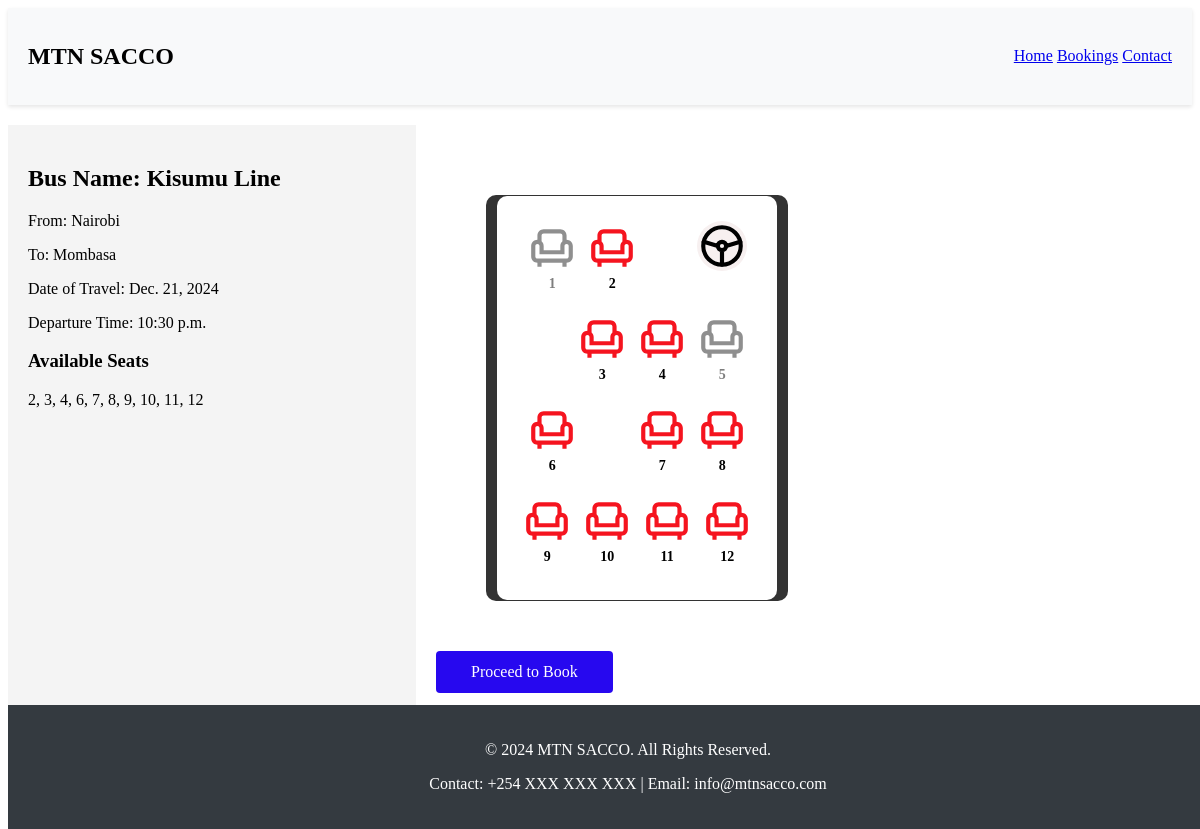
The app's page /bus/6/ with its own data.
### main/models.py (models this page shows, shortened)
class TravelSchedule(models.Model):
    bus = models.ForeignKey(Bus, on_delete=models.CASCADE)
    boarding_location = models.ForeignKey(BoardingLocation, on_delete=models.CASCADE)
    destination = models.ForeignKey(Destination, on_delete=models.CASCADE)
    date_of_travel = models.DateField()
    departure_time = models.TimeField()
    fare = models.CharField(max_length=50 , null=True , blank=True)

class Bus(models.Model):
    name = models.CharField(max_length=50)
    plate_number=models.CharField(max_length=50 , unique=True)
    route = models.CharField(max_length=50)
    Driver = models.ForeignKey(Driver, on_delete=models.CASCADE)
    is_in_good = models.BooleanField(default=True)
    timeoftravel = models.CharField(max_length=50)
    fare = models.CharField(max_length=50)

class BoardingLocation(models.Model):
    name = models.CharField(max_length=100)

class Destination(models.Model):
    name = models.CharField(max_length=100)

### main/views.py (the view)
# urls.py: path('bus/<int:pk>/', views.bus_detail, name='bus_detail'),
def bus_detail(request, pk):
    bus_schedule = get_object_or_404(TravelSchedule, pk=pk)
    seats = Seat.objects.filter(bus_schedule=bus_schedule)
    available_seats = seats.filter(is_reserved=False).values_list('seat_number', flat=True)
    context = {
        'bus_schedule': bus_schedule,
        'seats': seats,
        'available_seats': available_seats,  # Pass available seat numbers to the template
    }
    return render(request, 'new/bus_detail.html', context)

### templates/new/bus_detail.html (shortened to what this page needs)
{% load static %}
<!DOCTYPE html>
<html lang="en">
<head>
  <link href="{% static 'assets/css/styles.css' %}" rel="stylesheet">
</head>
<body>
  <nav class="navbar">
    <div class="logo">
      <h1>MTN SACCO</h1>
    </div>
    <div class="nav-links">
      <a href="{% url 'index' %}" class="btn btn-outline-primary">Home</a>
      <a href="#" class="btn btn-outline-primary">Bookings</a>
      <a href="#" class="btn btn-outline-primary">Contact</a>
    </div>
  </nav>
  <div class="container">
    <div class="bus-details">
      <h2>Bus Name: {{ bus_schedule.bus.name }}</h2>
      <p>From: {{ bus_schedule.boarding_location.name }}</p>
      <p>To: {{ bus_schedule.destination.name }}</p>
      <p>Date of Travel: {{ bus_schedule.date_of_travel }}</p>
      <p>Departure Time: {{ bus_schedule.departure_time }}</p>
      <h3>Available Seats</h3>
      <p>
        {% if available_seats %}
            {{ available_seats|join:", " }}
        {% else %}
            No seats available.
        {% endif %}
      </p>
    </div>
    <div class="seat-selection">
      <div class="minibus-container">
        <div class="minibus">
          <div class="row">
            <div class="seat" data-seat="1"><img src="{% static 'assets/img/seat.svg' %}" alt="Seat 1"><span>1</span></div>
            <div class="seat" data-seat="2"><img src="{% static 'assets/img/seat.svg' %}" alt="Seat 2"><span>2</span></div>
            <div class="empty"></div>
            <img src="{% static 'assets/img/stear.svg' %}" alt="" class="steering-wheel">
          </div>
          <div class="row">
            <div class="empty"></div>
            <div class="seat" data-seat="3"><img src="{% static 'assets/img/seat.svg' %}" alt="Seat 3"><span>3</span></div>
            <div class="seat" data-seat="4"><img src="{% static 'assets/img/seat.svg' %}" alt="Seat 4"><span>4</span></div>
            <div class="seat" data-seat="5"><img src="{% static 'assets/img/seat.svg' %}" alt="Seat 5"><span>5</span></div>
          </div>
          <div class="row">
            <div class="seat" data-seat="6"><img src="{% static 'assets/img/seat.svg' %}" alt="Seat 6"><span>6</span></div>
            <div class="empty"></div>
            <div class="seat" data-seat="7"><img src="{% static 'assets/img/seat.svg' %}" alt="Seat 7"><span>7</span></div>
            <div class="seat" data-seat="8"><img src="{% static 'assets/img/seat.svg' %}" alt="Seat 8"><span>8</span></div>
          </div>
          <div class="row">
            <div class="seat" data-seat="9"><img src="{% static 'assets/img/seat.svg' %}" alt="Seat 9"><span>9</span></div>
            <div class="seat" data-seat="10"><img src="{% static 'assets/img/seat.svg' %}" alt="Seat 10"><span>10</span></div>
            <div class="seat" data-seat="11"><img src="{% static 'assets/img/seat.svg' %}" alt="Seat 11"><span>11</span></div>
            <div class="seat" data-seat="12"><img src="{% static 'assets/img/seat.svg' %}" alt="Seat 12"><span>12</span></div>
          </div>
        </div>
      </div>
      <button class='buy-btn' onclick="redirectToBooking({{ bus_schedule.pk }})">Proceed to Book</button>
    </div>
  </div>
  <br>
  <br>
  <br>
  <br>
  <br>
  <br>
  <footer class="footer">
    <div>
      <p>&copy; 2024 MTN SACCO. All Rights Reserved.</p>
      <p>Contact: +254 XXX XXX XXX | Email: info@mtnsacco.com</p>
    </div>
  </footer>
</body>
</html>

### static/assets/css/styles.css (style rules this page uses)
.minibus-container { margin:50px; width: 300px; height: auto; padding: 1.2px; background-color: #333; border-radius: 10px; display: flex; justify-content: center; align-items: center; }
.minibus { display: flex; flex-direction: column; align-items: center; background-color: #fff; padding: 20px; border-radius: 10px; }
.row { display: flex; justify-content: center; margin-bottom: 10px; }
.seat { display: flex; flex-direction: column; align-items: center; justify-content: center; margin: 5px; }
.seat img { width: 50px; height: 50px; }
.seat span { font-size: 14px; font-weight: bold; margin-top: 5px; }
.empty { width: 20px; height: 20px; background-color: white; margin: 15px; border-radius: 80%; }
.steering-wheel { width: 50px; height: 50px; background-color: hwb(0 94% 3%); color: white; display: flex; justify-content: center; align-items: center; margin: 5px; border-radius: 50%; }
.steering-wheel { width: 50px; height: 50px; margin: 5px; }
.buy-btn { display: inline-block; padding: 12px 35px; border-radius: 4px; color: var(--color-primary); transition: none; font-size: 16px; font-weight: 500; font-family: var(--font-primary); transition: 0.3s; border: 1px solid var(--color-primary); background: rgb(39, 8, 239); color: white; }

### templates/new/bus_detail.html (style rules this page uses)
.navbar { display: flex; justify-content: space-between; align-items: center; background-color: #f8f9fa; padding: 15px 20px; box-shadow: 0 2px 4px rgba(0,0,0,0.1); }
.container { display: flex; margin-top: 20px; }
.bus-details { width: 33.33%; padding: 20px; background-color: #f4f4f4; }
.seat-selection { width: 66.66%; padding: 20px; }
.footer { background-color: #343a40; color: white; text-align: center; padding: 20px; position: fixed; bottom: 0; width: 100%; }
.seat.unavailable { cursor: not-allowed; opacity: 0.5; }
.seat.unavailable img { filter: grayscale(100%) brightness(50%); }

### records on screen
TravelSchedule: bus.name "Kisumu Line", boarding_location.name "Nairobi", destination.name "Mombasa", date_of_travel "Dec. 21, 2024", departure_time "10:30 p.m."

### other values on screen
{{ available_seats|join:", " }} "2, 3, 4, 6, 7, 8, 9, 10, 11, 12"
